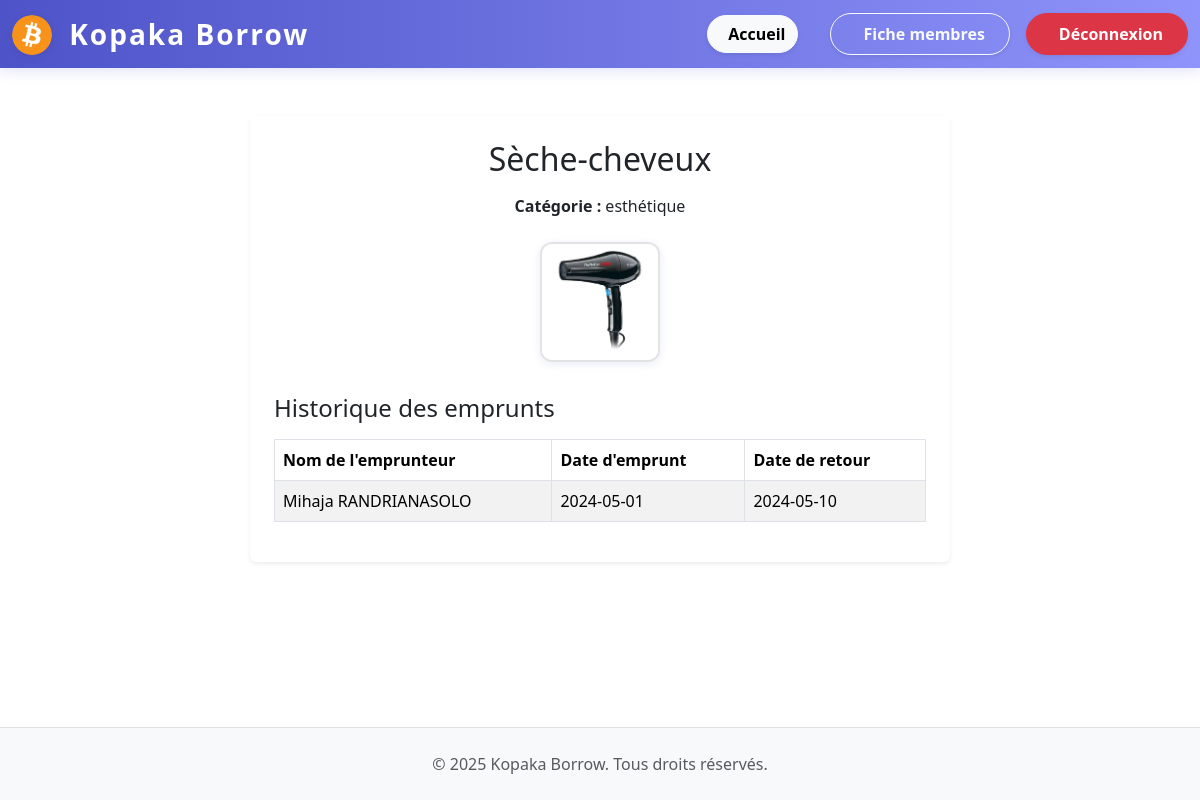
Page /pages/page_sites/fiche_objet.php?id=1 on the committed database.
### tables this page shows
CREATE TABLE EMPRUNTS_objet (
    id_objet INT AUTO_INCREMENT PRIMARY KEY,
    nom_objet VARCHAR(100),
    id_categorie INT,
    id_membre INT,
    FOREIGN KEY (id_categorie) REFERENCES EMPRUNTS_categorie_objet(id_categorie),
    FOREIGN KEY (id_membre) REFERENCES EMPRUNTS_membres(id_membre)
);

CREATE TABLE EMPRUNTS_categorie_objet (
    id_categorie INT AUTO_INCREMENT PRIMARY KEY,
    nom_categorie VARCHAR(100)
);

CREATE TABLE EMPRUNTS_emprunt (
    id_emprunt INT AUTO_INCREMENT PRIMARY KEY,
    id_objet INT,
    id_membre INT,
    date_emprunt DATE,
    date_retour DATE,
    FOREIGN KEY (id_objet) REFERENCES EMPRUNTS_objet(id_objet),
    FOREIGN KEY (id_membre) REFERENCES EMPRUNTS_membres(id_membre)
);

CREATE TABLE EMPRUNTS_membres (
    id_membre INT AUTO_INCREMENT PRIMARY KEY,
    nom VARCHAR(100),
    date_de_naissance DATE,
    genre CHAR(1),
    email VARCHAR(100),
    ville VARCHAR(100),
    mdp VARCHAR(100),
    image_profil VARCHAR(255)
);

### inc/functions.php (called while the page is built, shortened)
<?php
function get_objet_by_id($bdd, $id_objet) {
    $sql = "SELECT o.nom_objet, c.nom_categorie FROM EMPRUNTS_objet o JOIN EMPRUNTS_categorie_objet c ON o.id_categorie = c.id_categorie WHERE o.id_objet = $id_objet";
    $res = mysqli_query($bdd, $sql);
    if ($res && mysqli_num_rows($res) > 0) {
        return mysqli_fetch_assoc($res);
    } else {
        return false;
    }
}
function get_images_objet($bdd, $id_objet) {
    $sql = "SELECT nom_image FROM EMPRUNTS_images_objet WHERE id_objet = $id_objet";
    $res = mysqli_query($bdd, $sql);
    $images = array();
    if ($res && mysqli_num_rows($res) > 0) {
        while ($row = mysqli_fetch_assoc($res)) {
            $images[] = $row['nom_image'];
        }
    }
    return $images;
}
function get_historique_emprunts_objet($bdd, $id_objet) {
    $sql = "SELECT e.date_emprunt, e.date_retour, m.nom FROM EMPRUNTS_emprunt e JOIN EMPRUNTS_membres m ON e.id_membre = m.id_membre WHERE e.id_objet = $id_objet ORDER BY e.date_emprunt DESC";
    $res = mysqli_query($bdd, $sql);
    $hist = array();
    if ($res && mysqli_num_rows($res) > 0) {
        while ($row = mysqli_fetch_assoc($res)) {
            $hist[] = $row;
        }
    }
    return $hist;
}

### pages/page_sites/fiche_objet.php (the view, shortened to what this page needs)
<?php
require_once '../../inc/connexion.php';
require_once '../../inc/functions.php';
$bdd = connectDB();
if (isset($_GET['id'])) {
    $id_objet = $_GET['id'];
    $objet = get_objet_by_id($bdd, $id_objet);
    $images = get_images_objet($bdd, $id_objet);
    $historique = get_historique_emprunts_objet($bdd, $id_objet);
} else {
    $objet = false;
}
?>
<!DOCTYPE html>
<html lang="fr">
<head>
    <link rel="stylesheet" href="../../assets/css/bootstrap.min.css">
    <link rel="stylesheet" href="../../assets/css_perso/style_fiche.css">
</head>
<body>
<?php include '../../inc/header.php'; ?>
<div class="container mt-5 mb-5">
    <?php if ($objet) { ?>
        <div class="fiche-objet-box p-4 bg-white rounded shadow-sm">
            <h2 class="mb-3 text-center"><?php echo $objet['nom_objet']; ?></h2>
            <p class="text-center mb-4"><strong>Catégorie :</strong> <?php echo $objet['nom_categorie']; ?></p>
            <div class="row justify-content-center mb-4">
                <?php if (count($images) > 0) {
                    foreach ($images as $img) { ?>
                        <div class="col-auto mb-2">
                            <img src="../../<?php echo $img; ?>" alt="image objet" class="img-fiche-objet">
                        </div>
                <?php } } else { ?>
                    <div class="col-auto mb-2">
                        <img src="../../assets/images/img_objet/tournevis.webp" alt="image objet" class="img-fiche-objet">
                    </div>
                <?php } ?>
            </div>
            <h4 class="mb-3">Historique des emprunts</h4>
            <div class="table-responsive">
                <table class="table table-bordered table-striped align-middle">
                    <thead>
                        <tr>
                            <th>Nom de l'emprunteur</th>
                            <th>Date d'emprunt</th>
                            <th>Date de retour</th>
                        </tr>
                    </thead>
                    <tbody>
                        <?php if (count($historique) > 0) {
                            foreach ($historique as $emp) { ?>
                                <tr>
                                    <td><?php echo $emp['nom']; ?></td>
                                    <td><?php echo $emp['date_emprunt']; ?></td>
                                    <td><?php echo $emp['date_retour']; ?></td>
                                </tr>
                        <?php } } else { ?>
                            <tr><td colspan="3">Aucun emprunt pour cet objet.</td></tr>
                        <?php } ?>
                    </tbody>
                </table>
            </div>
        </div>
    <?php } else { ?>
        <div class="alert alert-danger mt-5">Objet introuvable.</div>
    <?php } ?>
</div>
<?php include '../../inc/footer.php'; ?>
</body>
</html>

### assets/css_perso/style_fiche.css (style rules this page uses)
.fiche-objet-box { max-width: 700px; margin: 0 auto; }
.img-fiche-objet { width: 120px; height: 120px; object-fit: cover; border-radius: 12px; box-shadow: 0 2px 8px rgba(30,64,175,0.10); border: 2px solid #e3e3e3; }
html, body { height: 100%; }
body { min-height: 100vh; display: flex; flex-direction: column; }
.container { flex: 1 0 auto; }

### rows in the picture
emprunts_objet: nom_objet "Sèche-cheveux", id_categorie.nom_categorie "esthétique"
emprunts_emprunt: id_membre.nom "Mihaja RANDRIANASOLO", date_emprunt "2024-05-01", date_retour "2024-05-10"
